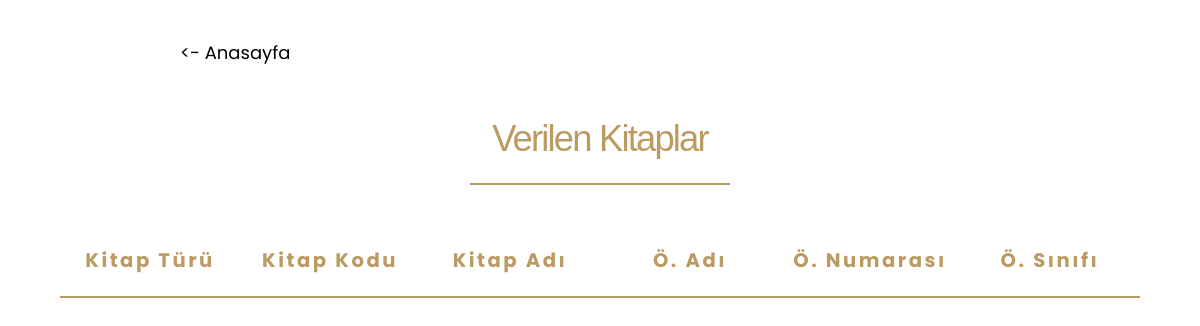
The page /given-books on the database as committed earlier.
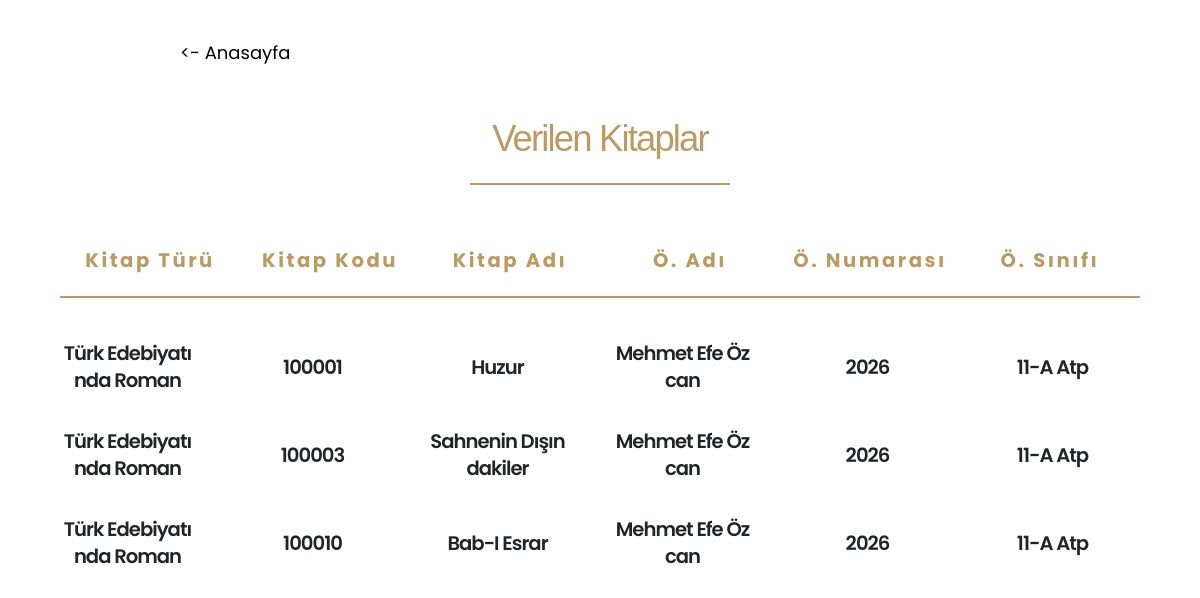
The same page on the database as committed later.
### main.py (models this page shows)
class givenBooks(db.Model):
    id = db.Column(db.Integer, primary_key=True)
    category = db.Column(db.String(100), nullable=False)
    bookCode = db.Column(db.String(100), nullable=False)
    bookName = db.Column(db.String(100), nullable=False)
    studentName = db.Column(db.String(50), nullable=False)
    classroom = db.Column(db.String(10), nullable=False)
    no = db.Column(db.String(10), nullable=False)

### main.py (the view)
@app.route("/given-books", methods=["POST", "GET"])
def givenBooksPage():
    _givenBooks = givenBooks.query.all()
    return render_template("givenBooks.html", givenBooks=_givenBooks)

### templates/givenBooks.html (shortened to what this page needs)
<!DOCTYPE html>
<html lang="en">
  <head>
    <link rel="stylesheet" href="../static/css/bootstrap.min.css" />
    <link rel="stylesheet" href="../static/css/all.min.css" />
    <link rel="stylesheet" href="../static/css/animate.compat.css" />
    <link rel="stylesheet" href="../static/css/simple-line-icons.min.css" />
    <link rel="stylesheet" href="../static/css/owl.carousel.min.css" />
    <link rel="stylesheet" href="../static/css/owl.theme.default.min.css" />
    <link rel="stylesheet" href="../static/css/magnific-popup.min.css" />
    <link rel="stylesheet" href="../static/css/theme.css" />
    <link rel="stylesheet" href="../static/css/theme-elements.css" />
    <link rel="stylesheet" href="../static/css/theme-blog.css" />
    <link rel="stylesheet" href="../static/css/theme-shop.css" />
    <link rel="stylesheet" href="../static/css/demo-restaurant.css" />
    <link
      id="skinCSS"
      rel="stylesheet"
      href="../static/css/skin-restaurant.css"
    />
    <link rel="stylesheet" href="../static/css/custom.css" />
    <link href="../static/css/all.min.css" rel="stylesheet" type="text/css" />
    <link rel="stylesheet" href="../static/css/style.css" />
  </head>
  <body>
    <div style="margin-left: 180px; margin-top: 40px">
      <a
        href="/home"
        style="font-size: large; text-decoration: none; color: black"
        ><- Anasayfa</a
      >
    </div>
    <div
      style="
        width: 260px;
        margin: 0 auto;
        padding-top: 50px;
        text-align: center;
      "
    >
      <h1
        style="
          color: #bc9b63;
          font-family: Verdana, Geneva, Tahoma, sans-serif;
          margin: 0;
        "
      >
        Verilen Kitaplar
      </h1>
      <hr style="color: #bc9b63; border: solid 1px" />
    </div>
    <main style="display: flex; flex-direction: column">
      <div
        style="
          width: 90%;
          margin: 0 auto;
          text-align: center;
          justify-content: center;
          align-items: center;
          padding-top: 40px;
          display: flex;
          flex-direction: row;
        "
      >
        <article style="width: 100%">
          <div>
            <h4
              style="color: #bc9b63"
              class="font-weight-bold positive-ls-3 mb-3"
            >
              Kitap Türü
            </h4>
            <hr style="color: #bc9b63; border: solid 1px" />
          </div>
        </article>
        <article style="width: 100%">
          <div>
            <h4
              style="color: #bc9b63"
              class="font-weight-bold positive-ls-3 mb-3"
            >
              Kitap Kodu
            </h4>
            <hr style="color: #bc9b63; border: solid 1px" />
          </div>
        </article>
        <article style="width: 100%">
          <div>
            <h4
              style="color: #bc9b63"
              class="font-weight-bold positive-ls-3 mb-3"
            >
              Kitap Adı
            </h4>
            <hr style="color: #bc9b63; border: solid 1px" />
          </div>
        </article>
        <article style="width: 100%">
          <div>
            <h4
              style="color: #bc9b63"
              class="font-weight-bold positive-ls-3 mb-3"
            >
              Ö. Adı
            </h4>
            <hr style="color: #bc9b63; border: solid 1px" />
          </div>
        </article>
        <article style="width: 100%">
          <div>
            <h4
              style="color: #bc9b63"
              class="font-weight-bold positive-ls-3 mb-3"
            >
              Ö. Numarası
            </h4>
            <hr style="color: #bc9b63; border: solid 1px" />
          </div>
        </article>
        <article style="width: 100%">
          <div>
            <h4
              style="color: #bc9b63"
              class="font-weight-bold positive-ls-3 mb-3"
            >
              Ö. Sınıfı
            </h4>
            <hr style="color: #bc9b63; border: solid 1px" />
          </div>
        </article>
      </div>
      {% for book in givenBooks %}
      <div
        style="
          width: 90%;
          margin: 0 auto;
          text-align: center;
          justify-content: center;
          align-items: center;
          padding-top: 20px;
          display: flex;
          flex-direction: row;
        "
      >
        <article style="width: 60%; margin-right: 50px">
          <div>
            <h4 style="word-break: break-all">{{book.category}}</h4>
          </div>
        </article>
        <article style="width: 60%; margin-right: 50px">
          <div>
            <h4 style="word-break: break-all">{{book.bookCode}}</h4>
          </div>
        </article>
        <article style="width: 60%; margin-right: 50px">
          <div>
            <h4 style="word-break: break-all">{{book.bookName}}</h4>
          </div>
        </article>
        <article style="width: 60%; margin-right: 50px">
          <div>
            <h4 style="word-break: break-all">{{book.studentName}}</h4>
          </div>
        </article>
        <article style="width: 60%; margin-right: 50px">
          <div>
            <h4 style="word-break: break-all">{{book.no}}</h4>
          </div>
        </article>
        <article style="width: 60%; margin-right: 20px">
          <div>
            <h4 style="word-break: break-all">{{book.classroom}}</h4>
          </div>
        </article>
      </div>
      {% endfor %}
    </main>
  </body>
</html>

### static/css/demo-restaurant.css (style rules this page uses)
h1, h2, h3 { font-family: "Lora", serif; }

Rows that differ between the two databases and show on the page:
added givenBooks: category "Türk Edebiyatında Roman", bookCode "100001", bookName "Huzur", studentName "Mehmet Efe Özcan", no "2026", classroom "11-A Atp"
added givenBooks: category "Türk Edebiyatında Roman", bookCode "100003", bookName "Sahnenin Dışındakiler", studentName "Mehmet Efe Özcan", no "2026", classroom "11-A Atp"
added givenBooks: category "Türk Edebiyatında Roman", bookCode "100010", bookName "Bab-I Esrar", studentName "Mehmet Efe Özcan", no "2026", classroom "11-A Atp"
